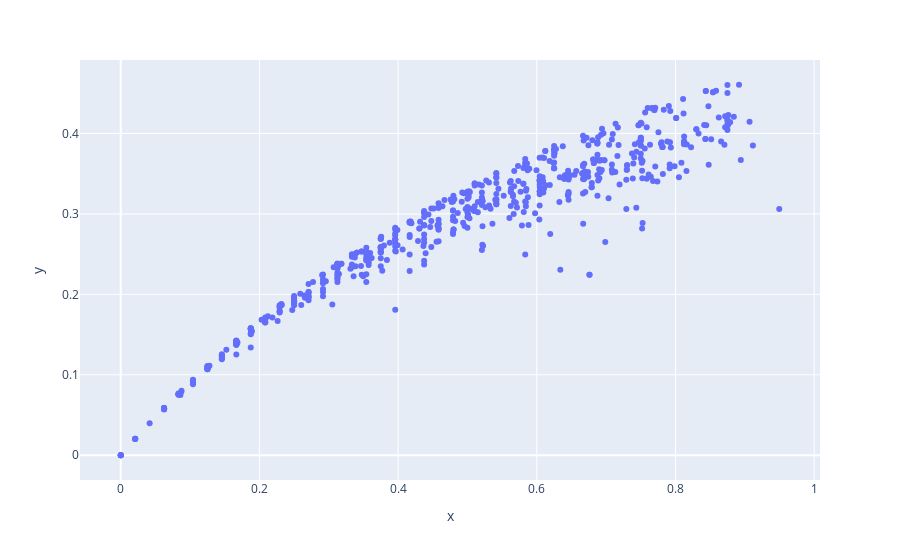

Notebook source saved alongside this figure:
### Code cell
fig = px.scatter(df,x=a,y=k,
                hover_data=['Organization'])
fig.show()

### Figure 1 — Plotly figure (JSON) as saved in the notebook; plotly's stock layout.template omitted (floating-point values rounded to 4 significant figures; data arrays with more than 128 entries replaced by an {"elided": "..."} marker saying what was removed)
{"data": [{"customdata": {"elided": "615x1 str values"}, "hovertemplate": "x=%{x}<br>y=%{y}<br>Organization=%{customdata[0]}<extra></extra>", "legendgroup": "", "marker": {"color": "#636efa", "symbol": "circle"}, "mode": "markers", "name": "", "orientation": "v", "showlegend": false, "type": "scatter", "x": {"elided": "615 float values"}, "xaxis": "x", "y": {"elided": "615 float values"}, "yaxis": "y"}], "layout": {"legend": {"tracegroupgap": 0}, "margin": {"t": 60}, "xaxis": {"anchor": "y", "domain": [0, 1], "title": {"text": "x"}}, "yaxis": {"anchor": "x", "domain": [0, 1], "title": {"text": "y"}}}}
